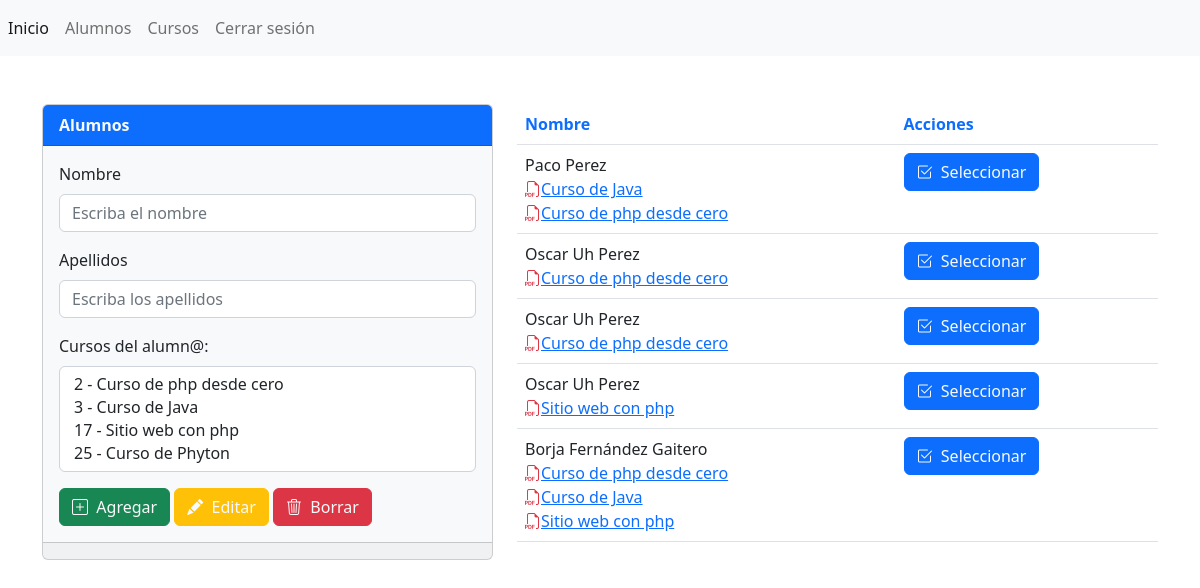
The page /sections/view_alumns.php (signed in) on the database its author committed.
### tables this page shows
CREATE TABLE `alumnos` (
  `id` int(11) NOT NULL,
  `nombre` varchar(255) NOT NULL,
  `apellidos` varchar(255) NOT NULL
);

CREATE TABLE `cursos` (
  `id` int(255) NOT NULL,
  `nombre_curso` varchar(255) NOT NULL
);

### sections/alumns.php (called while the page is built, shortened)
<?php
$conectionBD = BD::createInstance();
$name = isset($_POST['name']) ? $_POST['name'] : '';
$lastName = isset($_POST['lastName']) ? $_POST['lastName'] : '';
$sql = "SELECT * FROM alumnos";
$studentsList = $conectionBD->query($sql);
$students = $studentsList->fetchAll();
foreach($students as $clue => $student) {
    $sql = "SELECT * FROM cursos
    WHERE id IN (SELECT id_curso FROM alumnos_cursos WHERE id_alumno = :id_alumno)";
    $consult = $conectionBD->prepare($sql);
    $consult->bindParam(':id_alumno', $student['id']);
    $consult->execute();
    $studentCourses = $consult->fetchAll();
    $students[$clue]['cursos'] = $studentCourses;
}
$sql = "SELECT * FROM cursos";
$coursesList = $conectionBD->query($sql);
$courses = $coursesList->fetchAll();
?>

### sections/view_alumns.php (the view, shortened to what this page needs)
<?php include('../templates/header.php'); ?>
<?php include('../sections/alumns.php'); ?>
<div class="col-md-5">
    <form action="" method="post">
      <div class="card bg-light">
        <div class="card-header bg-primary text-light">
            <strong>Alumnos</strong>
        </div>
        <div class="card-body">
            <div class="mb-3">
              <label for="nombre" class="form-label">Nombre</label>
              <input type="text"
                class="form-control"
                name="name"
                value="<?php echo $name; ?>"
                id="name"
                aria-describedby="helpId"
                placeholder="Escriba el nombre">
            </div>
            <div class="mb-3">
              <label for="lastName" class="form-label">Apellidos</label>
              <input type="text"
                class="form-control"
                name="lastName"
                value="<?php echo  $lastName; ?>"
                id="lastName"
                aria-describedby="helpId"
                placeholder="Escriba los apellidos">
            </div>
            <div class="mb-3">
                <label for="" class="form-label">Cursos del alumn@:</label>
                <select multiple class="form-control" name="courses[]" id="coursesList">
                    <?php foreach($courses as $course) { ?>
                        <option
                         <?php
                            if(!empty( $fixCourses)):
                                if(in_array($course['id'], $fixCourses)):
                                    echo 'selected';
                                endif;
                            endif;
                         ?>
                         value="<?php echo $course['id']; ?>">
                        </option>
                    <?php } ?>
                </select>
            </div>
                <button type="submit" name="action" value="add" class="btn btn-success text-light"><i class="bi bi-plus-square text-light"></i>&nbsp Agregar</button>
                <button type="submit" name="action" value="edit" class="btn btn-warning text-light"><i class="bi bi-pencil-fill text-light"></i>&nbsp Editar</button>
                <button type="submit" name="action" value="delete" class="btn btn-danger text-light"><i class="bi bi-trash3 text-light"></i>&nbsp Borrar</button>
        </div>
        <div class="card-footer text-muted bg-ligth"></div>
      </div>
    </form>
</div>
<div class="col-md-7">
        <table class="table">
            <thead>
                <tr>
                    <th class=" text-primary">Nombre</th>
                    <th class=" text-primary">Acciones</th>
                </tr>
            </thead>
            <tbody>
            <?php foreach($students as $student): ?>
                <tr>
                    <td>
                        <?php echo $student['nombre']; ?> <?php echo $student['apellidos']; ?>
                        <?php foreach($student["cursos"] as $course){ ?>
                                <a href="certificate.php?id_curso=<?php echo $course['id']; ?>& id_alumno=<?php echo $student['id'];?>">
                                <i class="bi bi-filetype-pdf text-danger"></i><?php echo $course['nombre_curso']; ?>
                                </a></br>
                        <?php } ?>
                    </td>
                    <td>
                        <form action="" method="post">
                            <button type="submit" value="Seleccionar" name="action" class="btn btn-primary text-light"><i class="bi bi-check2-square text-light"></i>&nbsp Seleccionar</button>
                        </form>
                    </td>
                </tr>
            <?php endforeach; ?>
            </tbody>
        </table>
</div>
<?php include('../templates/footer.php'); ?>

### templates/header.php (shortened to what this page needs)
<!doctype html>
<html lang="en">
<head>
  <link href="https://cdn.jsdelivr.net/npm/bootstrap@5.2.1/dist/css/bootstrap.min.css" rel="stylesheet"
>
<link rel="stylesheet" href="https://cdn.jsdelivr.net/npm/bootstrap-icons@1.10.5/font/bootstrap-icons.css">
</head>
<body>
<nav class="navbar navbar-expand navbar-light bg-light">
                <div class="nav navbar-nav">
                    <a class="nav-item nav-link active" href="index.php">Inicio</a>
                    <a class="nav-item nav-link" href="view_alumns.php">Alumnos</a>
                    <a class="nav-item nav-link" href="view_courses.php">Cursos</a>
                    <a class="nav-item nav-link" href="close.php">Cerrar sesión</a>
                </div>
            </nav>
    <div class="container">
        <br/>
        <div class="row">
            <div class="col-12">
                <br/>
                <div class="row">

### templates/footer.php (shortened to what this page needs)
              </div>
            </div>
        </div>
    </div>
  <link href="https://cdn.jsdelivr.net/npm/tom-select@2.2.2/dist/css/tom-select.css" rel="stylesheet">
</body>
</html>

### rows shown on the page
alumnos: nombre "Paco", apellidos "Perez"
cursos: $course['id'] 3 (drawn), nombre_curso "Curso de Java"
cursos: $course['id'] 2 (drawn), nombre_curso "Curso de php desde cero"
alumnos: nombre "Oscar", apellidos "Uh Perez"
alumnos: nombre "Oscar", apellidos "Uh Perez"
alumnos: nombre "Oscar", apellidos "Uh Perez"
cursos: $course['id'] 17 (drawn), nombre_curso "Sitio web con php"
alumnos: nombre "Borja", apellidos "Fernández Gaitero"
